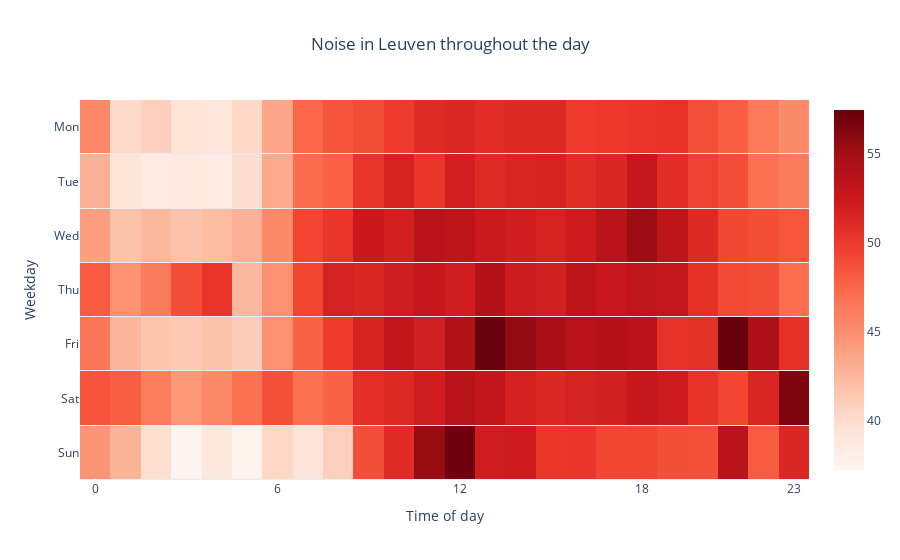

Notebook source saved alongside this figure:
### Code cell
weekday_order = ['Sun', 'Sat', 'Fri', 'Thu', 'Wed', 'Tue', 'Mon']

# Create the heatmap figure
fig = go.Figure()

fig.add_trace(go.Heatmap(
    x=noise_per_hour['hour'],
    y=noise_per_hour['wk_day'],
    z=noise_per_hour['laeq'], # NOTE: standardizing the data gives the exact same heatmap so no use in doing this
    colorscale='Reds',  
    hovertemplate='Hour: %{x}<br>Weekday: %{y}<br>Sound level: %{z:.2f} dB(A)',
    hoverlabel=dict(namelength=0),
    ygap=1,  # Add gap between the heatmap cells
    yperiodalignment='middle',  # Align the y-axis labels to the middle of each period
))

# set the axis label
fig.update_layout(
    title={
        'text': 'Noise in Leuven throughout the day',
        'x': 0.5,  # Set the x position to center the title
        'xanchor': 'center',  # Set the anchor point of the title to center
    },
    xaxis=dict(
        title='Time of day',
        tickvals=[0, 6, 12, 18, 23],  
    ),
    yaxis=dict(
        title='Weekday',
        categoryorder='array',
        categoryarray=weekday_order,
    ),
)

# show the figure
fig.show()

### Figure 1 — Plotly figure (JSON) as saved in the notebook; plotly's stock layout.template omitted (floating-point values rounded to 4 significant figures; data arrays with more than 128 entries replaced by an {"elided": "..."} marker saying what was removed)
{"data": [{"colorscale": [[0, "rgb(255,245,240)"], [0.125, "rgb(254,224,210)"], [0.25, "rgb(252,187,161)"], [0.375, "rgb(252,146,114)"], [0.5, "rgb(251,106,74)"], [0.625, "rgb(239,59,44)"], [0.75, "rgb(203,24,29)"], [0.875, "rgb(165,15,21)"], [1, "rgb(103,0,13)"]], "hoverlabel": {"namelength": 0}, "hovertemplate": "Hour: %{x}<br>Weekday: %{y}<br>Sound level: %{z:.2f} dB(A)", "type": "heatmap", "x": {"elided": "8759 int values"}, "y": {"elided": "8759 str values"}, "ygap": 1, "yperiodalignment": "middle", "z": {"elided": "8759 float values"}}], "layout": {"title": {"text": "Noise in Leuven throughout the day", "x": 0.5, "xanchor": "center"}, "xaxis": {"tickvals": [0, 6, 12, 18, 23], "title": {"text": "Time of day"}}, "yaxis": {"categoryarray": ["Sun", "Sat", "Fri", "Thu", "Wed", "Tue", "Mon"], "categoryorder": "array", "title": {"text": "Weekday"}}}}
